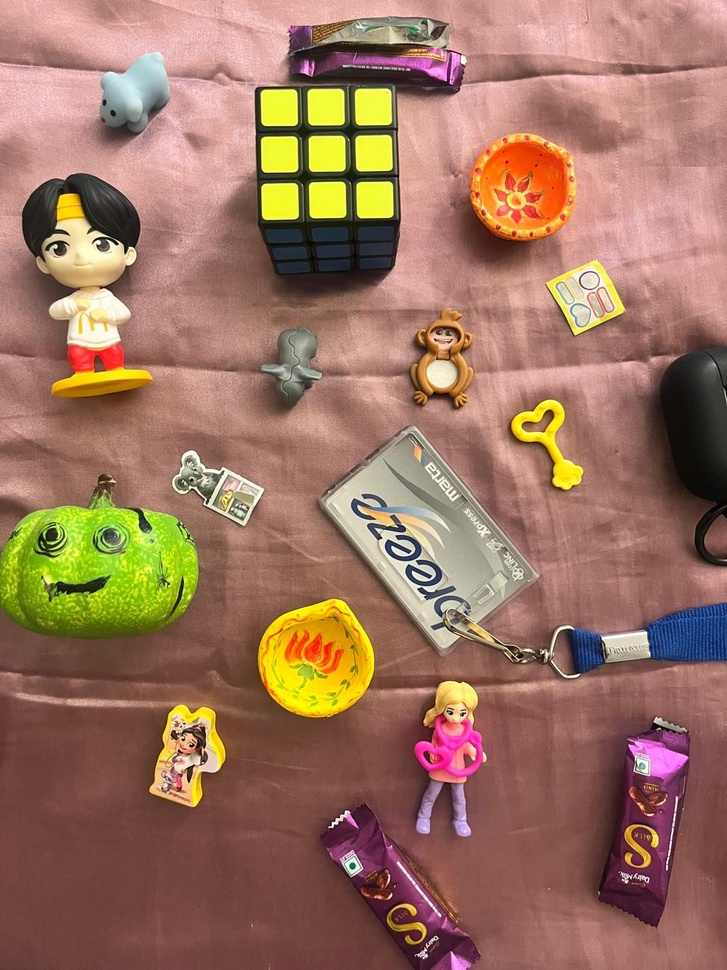
#> input picture module2/module2_corr_single_scene/task1/scene.jpg, 727 x 970 px, shrunk from 960 x 1280 before the run
$ python task1_template_matching.py
#> lines starting #> are read from the running program, lines starting #| are printed output that depends on the picture; after the words box and inside, x2 and y2 are one past the last pixel; in counts of white or black regions, pixels touching at a corner belong together
"""task1_template_matching.py
Task 1: Correlation-based template matching for 10 objects in a single scene.

Assumptions:
- Scene image (with all 10 objects) is at:  task1/scene.jpg
- 10 template images (captured from different scenes) are at:
    templates_task1/template1.jpg ... templates_task1/template10.jpg
- This script draws bounding boxes for each template found in the scene,
  and saves a combined result image as: task1/result_all.jpg

You should attach this code (or your modified version) with your report.
"""

import cv2
import numpy as np
import os

def main():
    base_dir = os.path.dirname(os.path.dirname(os.path.abspath(__file__)))
    scene_path = os.path.join(base_dir, "task1", "scene.jpg")
    templates_dir = os.path.join(base_dir, "templates_task1")
    out_path = os.path.join(base_dir, "task1", "result_all.jpg")

    if not os.path.exists(scene_path):
        print("Scene image not found at", scene_path)
        return

    scene = cv2.imread(scene_path)
#> scene is the input picture: shape (970, 727, 3); mean B, G, R 95.7, 116.2, 156.2
    if scene is None:
        print("Failed to read scene image.")
        return

    scene_gray = cv2.cvtColor(scene, cv2.COLOR_BGR2GRAY)
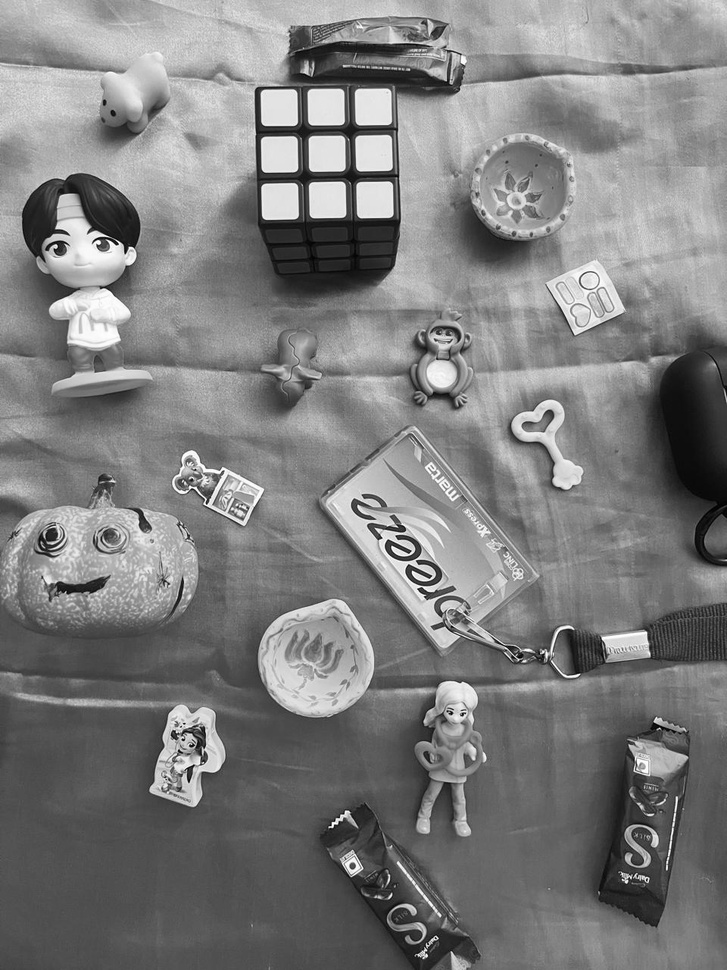
#> scene_gray: shape (970, 727); min 0, max 255, mean 125.8

    # We'll look for template1.jpg ... template10.jpg
    detections = []
    match_threshold = 0.6  # you can tune this based on your images

    for i in range(1, 11):
        tpl_name = f"template{i}.jpg"
        tpl_path = os.path.join(templates_dir, tpl_name)
        if not os.path.exists(tpl_path):
            print(f"Template {tpl_name} not found in {templates_dir}, skipping.")
            continue

        tpl = cv2.imread(tpl_path)
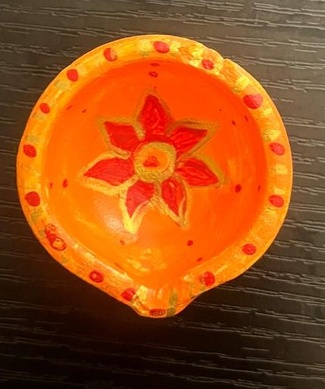
#> input picture module2/module2_corr_single_scene/templates_task1/template1.jpg, 325 x 389 px, shrunk from 429 x 513 before the run
#> tpl is the input picture: shape (389, 325, 3); mean B, G, R 24.8, 76.9, 151.5
        if tpl is None:
            print(f"Failed to read {tpl_path}, skipping.")
            continue

        tpl_gray = cv2.cvtColor(tpl, cv2.COLOR_BGR2GRAY)
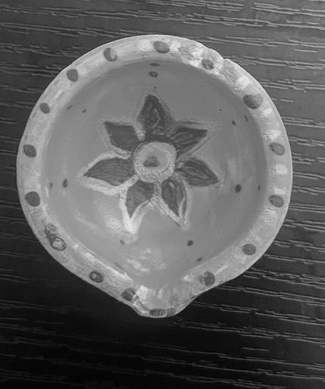
#> tpl_gray: shape (389, 325); min 3, max 238, mean 93.3

        if scene_gray.shape[0] < tpl_gray.shape[0] or scene_gray.shape[1] < tpl_gray.shape[1]:
            print(f"Template {tpl_name} is larger than scene, skipping.")
            continue

        # Correlation-based template matching
        result = cv2.matchTemplate(scene_gray, tpl_gray, cv2.TM_CCORR_NORMED)
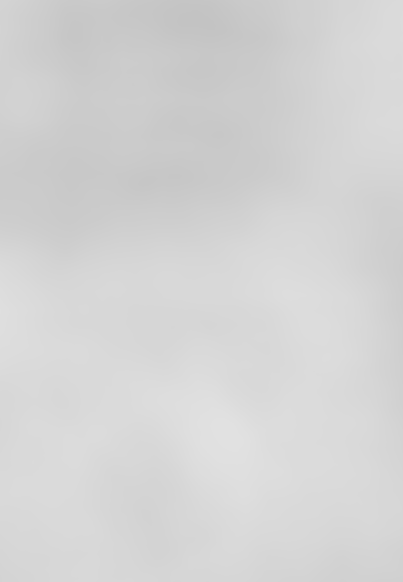
#> result: shape (582, 403) float32; min 0.767, max 0.885, mean 0.832
        min_val, max_val, min_loc, max_loc = cv2.minMaxLoc(result)
#> min_val = 0.767; max_val = 0.885; min_loc = (192, 22); max_loc = (226, 426)

        print(f"{tpl_name}: max correlation = {max_val:.3f} at location {max_loc}")
#| template1.jpg: max correlation = 0.885 at location (226, 426)

        if max_val >= match_threshold:
            x, y = max_loc
#> x = 226; y = 426
            h, w = tpl_gray.shape
#> h = 389; w = 325
            detections.append((x, y, w, h, max_val, tpl_name))
#> pass 2 of the loop in main, `for i in range(1, 11):`:
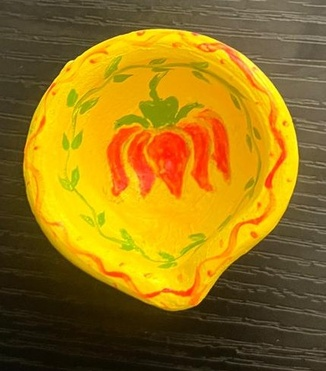
#> input picture module2/module2_corr_single_scene/templates_task1/template2.jpg, 326 x 371 px, shrunk from 430 x 490 before the run
#> in main, tpl is the input picture: shape (371, 326, 3); mean B, G, R 22.6, 114.3, 150
#> in main, `tpl_gray = cv2.cvtColor(tpl, cv2.COLOR_BGR2GRAY)`:
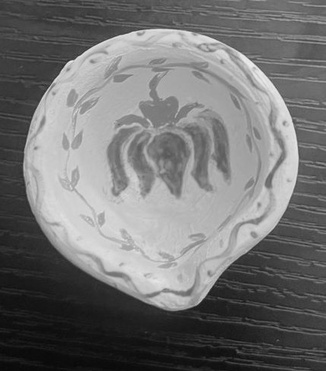
#> tpl_gray: shape (371, 326); min 7, max 237, mean 114.5
#> in main, `result = cv2.matchTemplate(scene_gray, tpl_gray, cv2.TM_CCORR_NORMED)`:
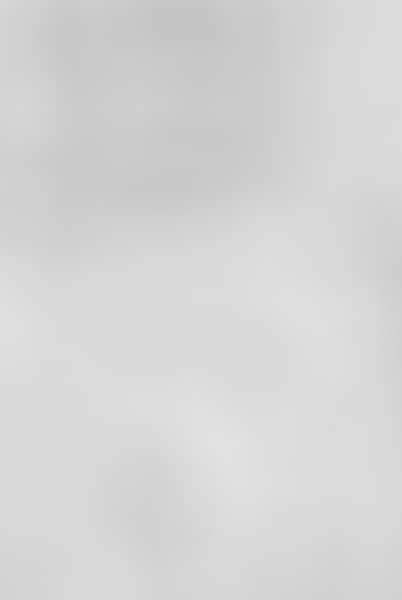
#> result: shape (600, 402) float32; min 0.769, max 0.888, mean 0.835
#> min_val = 0.769; max_val = 0.888; min_loc = (167, 18); max_loc = (221, 446)
#| template2.jpg: max correlation = 0.888 at location (221, 446)
#> x = 221; y = 446

    # Draw all detections on a copy of the scene
    vis = scene.copy()
    for (x, y, w, h, score, name) in detections:
        cv2.rectangle(vis, (x, y), (x + w, y + h), (0, 0, 255), 2)
        label = f"{name} ({score:.2f})"
        cv2.putText(vis, label, (x, y - 5), cv2.FONT_HERSHEY_SIMPLEX, 0.6, (0, 0, 255), 2)
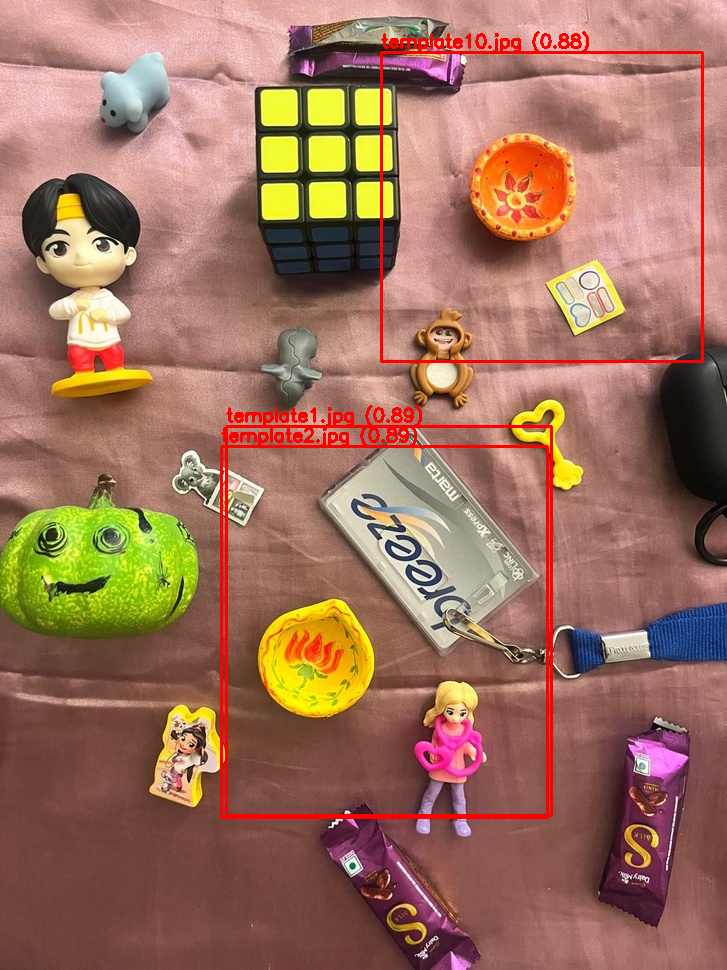
#> vis: shape (970, 727, 3); 2.3% of pixels changed, all inside (x1, y1, x2, y2) = (220, 31, 704, 819)

    cv2.imwrite(out_path, vis)
    print("Saved combined result image to:", out_path)
    print("Number of templates detected above threshold:", len(detections))

if __name__ == "__main__":
    main()
